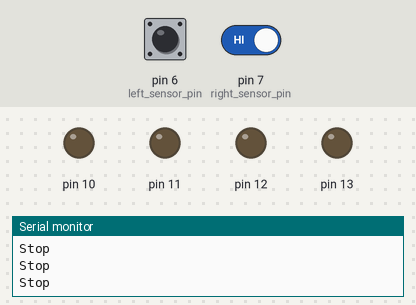
The sketch below on a simulated Arduino Uno, built with avr-gcc and run on an emulated ATmega328P. On the bench: output pins drawn as LEDs (lit = HIGH), the last lines printed to the serial monitor. Dashed ring = blinking. The test bench sets the inputs (shaded band); at power-on: pin 6 (left_sensor_pin) HIGH, pin 7 (right_sensor_pin) HIGH.

Above: at 1.2 s.
1.3 s: pin 6 (left_sensor_pin) driven LOW
At 2.1 s:
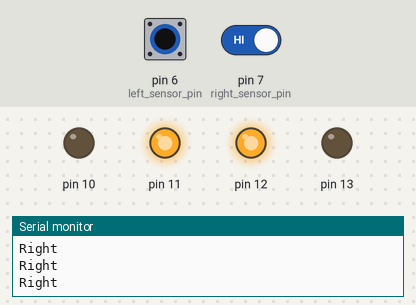
2.8 s: pin 7 (right_sensor_pin) driven LOW
At 3.3 s:
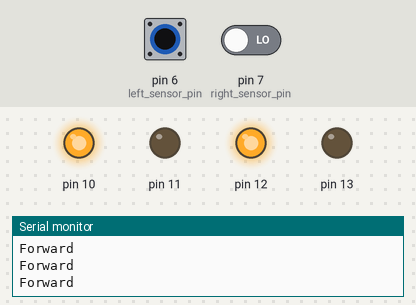
4.3 s: pin 6 (left_sensor_pin) driven HIGH
At 5.4 s:
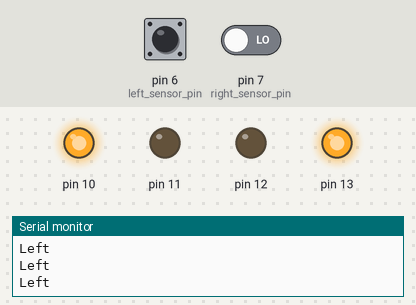
5.8 s: pin 7 (right_sensor_pin) driven HIGH
At 6.5 s:
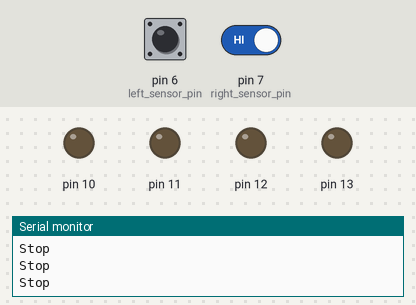
7.3 s: pin 6 (left_sensor_pin) pulsed LOW 2 times (0.12 s each, 0.3 s apart)
At 7.66 s:
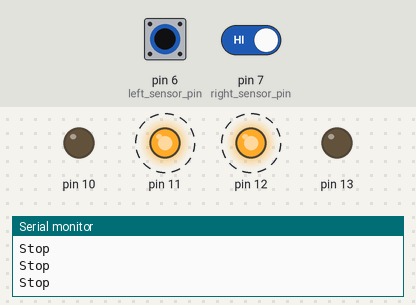
10.9 s: pin 6 (left_sensor_pin) driven LOW and pin 7 (right_sensor_pin) driven LOW
At 11.7 s:
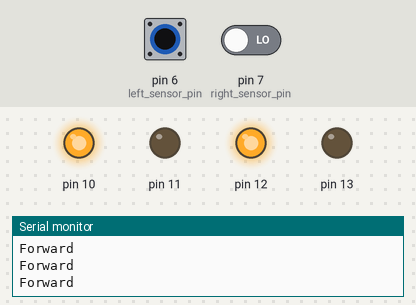
Timing chart, 0 to 13.9 s (numbered marks = the images above; inputs shaded):
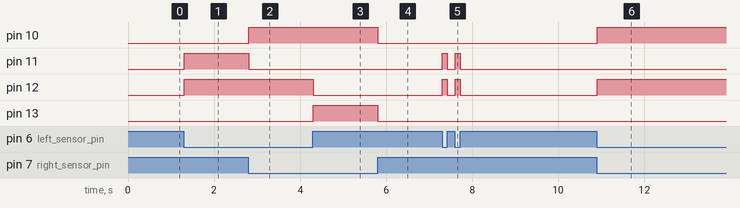

The sketch:

sketch_oct19a.ino
```cpp
const int left_sensor_pin=6;
const int right_sensor_pin=7;
int left_sensor_value;
int right_sensor_value;
void setup() {
    Serial.begin(9600);
    pinMode(10,OUTPUT);
    pinMode(11,OUTPUT);
    pinMode(12,OUTPUT);
    pinMode(13,OUTPUT);
}
void moverobo(String motion){
  if (motion=="Forward"){
    digitalWrite(10,HIGH);
    digitalWrite(11,LOW);
    digitalWrite(12,HIGH);
    digitalWrite(13,LOW);
    Serial.println("Forward");
  }
  else if (motion=="Backward"){
    digitalWrite(10,LOW);
    digitalWrite(11,HIGH);
    digitalWrite(12,LOW);
    digitalWrite(13,HIGH);
    Serial.println("Backward");
  }
  else if (motion=="Left"){
    digitalWrite(10,LOW);
    digitalWrite(11,HIGH);
    digitalWrite(12,HIGH);
    digitalWrite(13,LOW);
    Serial.println("Right");
  }
  else if (motion=="Right"){
    digitalWrite(10,HIGH);
    digitalWrite(11,LOW);
    digitalWrite(12,LOW);
    digitalWrite(13,HIGH);
    Serial.println("Left");
  }
  else if (motion=="Stop"){
    digitalWrite(10,LOW);
    digitalWrite(11,LOW);
    digitalWrite(12,LOW);
    digitalWrite(13,LOW);
    Serial.println("Stop");
  }
}
void loop() {
  left_sensor_value=digitalRead(left_sensor_pin);
  right_sensor_value=digitalRead(right_sensor_pin);
  if (left_sensor_value==LOW && right_sensor_value==LOW){
    moverobo("Forward");
  }
  else if(left_sensor_value==HIGH && right_sensor_value==LOW){
    moverobo("Right");
  }
  else if(left_sensor_value==LOW && right_sensor_value==HIGH){
    moverobo("Left");
  }
  else if(left_sensor_value==HIGH && right_sensor_value==HIGH){
    moverobo("Stop");
  }
}
```

Measured:
- after the input at 1.3 s, pin 11, pin 12: LOW → HIGH at once
- after the input at 2.8 s, pin 10: LOW → HIGH at once; pin 11: HIGH → LOW at once
- after the input at 4.3 s, pin 12: HIGH → LOW at once; pin 13: LOW → HIGH at once
- after the input at 5.8 s, pin 10, pin 13: HIGH → LOW at once
- after the input at 7.3 s, pin 11, pin 12: alternates HIGH for 0.12 s and LOW for 0.18 s, 4 changes in all, then stays LOW, starting at once
- after the input at 10.9 s, pin 10, pin 12: LOW → HIGH at once
